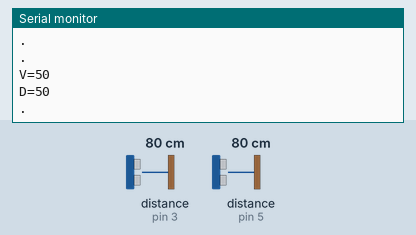
This sketch was run on a simulated Arduino Uno, built with avr-gcc and run on an emulated ATmega328P. Shown: the last lines printed to the serial monitor. Wiring (inferred from the names in the program): 2 × ultrasonic range finder: trigger pin 2, echo pin 3 / trigger pin 4, echo pin 5. The inputs (shaded band) are chosen by the test bench; at power-on: distance to the obstacle (sensors on pin 5, pin 3) 80 cm. The echo pulse lasts 58.3 µs per cm.

Above: at 3.8 s.
3.9 s: distance to the obstacle (sensor on pin 5) set to 56 cm
At 4.18 s:
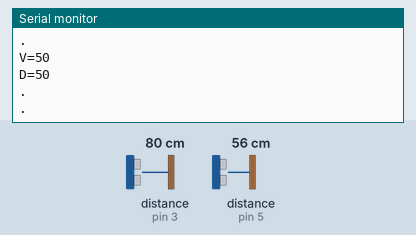
5.4 s: distance to the obstacle (sensor on pin 5) set to 47 cm
At 6.01 s:
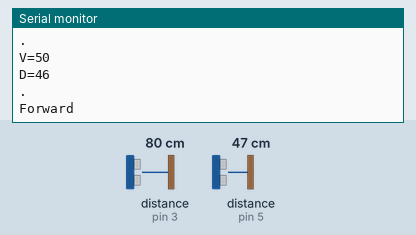
7.8 s: distance to the obstacle (sensor on pin 3) set to 9 cm
At 8.14 s:
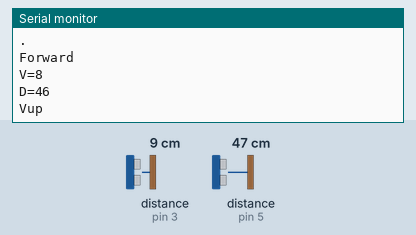
9.3 s: distance to the obstacle (sensor on pin 3) set to 12 cm
At 9.65 s:
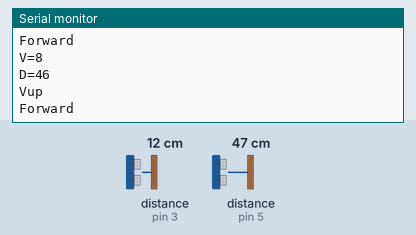
Timing chart, 0 to 12.3 s (numbered marks = the images above; inputs shaded):
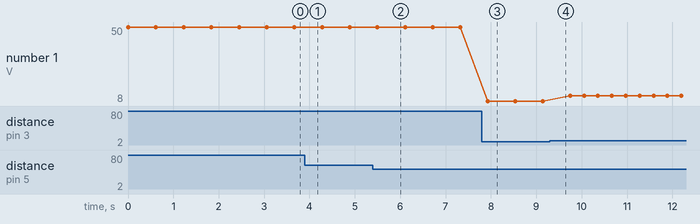

Measured:
- the behaviour switches between 51 and 50 cm on distance to the obstacle (sensor on pin 5) (found by bisection; images 1 and 2)
- the behaviour switches between 10 and 11 cm on distance to the obstacle (sensor on pin 3) (found by bisection; images 3 and 4)
- after the input at 5.4 s, the serial monitor: prints a new line after 0.10 s (image 2)
- after the input at 7.8 s, the serial monitor: prints a new line after 0.13 s (image 3)
- plotted number 1: 50 → 8 after the input at 7.8 s, 8 → 11 after the input at 9.3 s

The sketch:

gesture_control.ino
```cpp
const int trigger1 = 2; //Trigger pin of 1st Sensor
const int echo1 = 3; //Echo pin of 1st Sensor
const int trigger2 = 4; //
const int echo2 = 5;//

long time_taken;
int dist;

void setup() {
Serial.begin(115200);

pinMode(trigger1, OUTPUT);
pinMode(echo1, INPUT);
pinMode(trigger2, OUTPUT);
pinMode(echo2, INPUT)
;
}

void calculate_distance(int trigger, int echo)
{
digitalWrite(trigger, LOW);
delayMicroseconds(2);
digitalWrite(trigger, HIGH);
delayMicroseconds(10);
digitalWrite(trigger, LOW);

time_taken = pulseIn(echo, HIGH);
dist= time_taken*0.034/2;
if (dist>50)
dist = 50;
}

void loop() { //infinite loopy
  calculate_distance(trigger1,echo1);
  int distV =dist; //get distance of left sensor
  Serial.print("V=");
  Serial.println(distV);
  ;
  calculate_distance(trigger2,echo2);
  int distD =dist; //get distance of left sensor
  Serial.print("D=");
  Serial.println(distD);
  ;
  if(distV<=40)
     {
       calculate_distance(trigger1,echo1);
       if (distV<10 && distV>0) //Hand pushed in
       {
       Serial.println ("Vup");
       delay (300);
       }
     }
   if((distV>20) && (distV<50)) //Hand pulled out
       {
      Serial.println ("Vdown");
      delay (300);
      }
   if(distV== 50) //Hand pulled out
       {
      Serial.println (".");
      delay (300);
      }
      if(distD<=40)
     {
       calculate_distance(trigger1,echo1);
       if (distD<10 && distD>0 ) //Hand pushed in
       {
       Serial.println ("Rewind");
       delay (300);
       }
     }
   if((distD>20) && (distD<50)) //Hand pulled out
       {
      Serial.println ("Forward");
      delay (300);
      }
   if(distD== 50) //Hand pulled out
       {
      Serial.println (".");
      delay (300);
      }
  }
```
